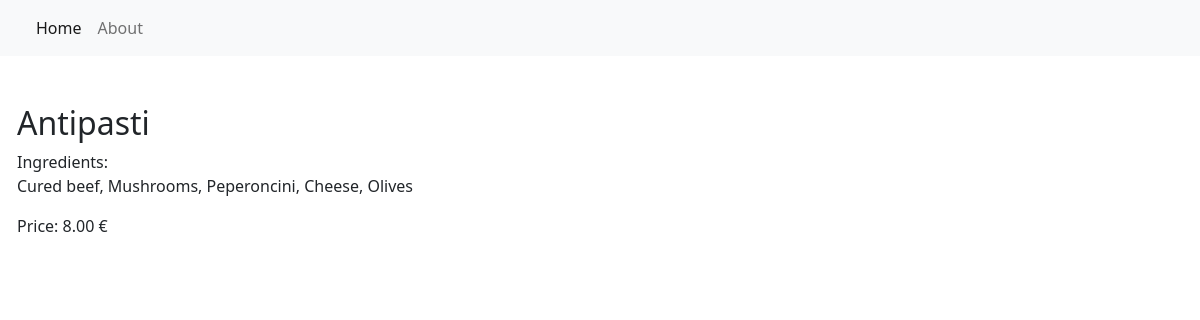
The page /item/7/ on the database its author committed.
### restaurant_menu/models.py (models this page shows, shortened)
class Item(models.Model):
    meal = models.CharField(max_length=500, unique=True)
    description = models.CharField(max_length=2000)
    price = models.DecimalField(max_digits=10, decimal_places=2)
    meal_type = models.CharField(max_length=50, choices=MEAL_TYPE)
    author = models.ForeignKey(User, on_delete=models.PROTECT)
    status = models.IntegerField(choices=STATUS, default=0)
    date_created = models.DateTimeField(auto_now_add=True)
    date_updated = models.DateTimeField(auto_now=True)

### restaurant_menu/views.py (the view)
# urls.py: path("item/<int:pk>/", views.MenuItemDetail.as_view(), name="menu_item"),
class MenuItemDetail(generic.DetailView):
    model = Item
    template_name = "menu_item_detail.html"

### restaurant_menu/templates/menu_item_detail.html
{% extends 'base.html' %}
{% block content %}
    <div class="container" style="margin-left:5px">
        <h2 class="pt-5">{{ item.meal }}</h2>
        <p>Ingredients: <br> {{ item.description }}</p>
        <p>Price: {{ item.price }} €</p>
    </div>
{% endblock  %}

### rows shown on the page
Item: meal "Antipasti", description "Cured beef, Mushrooms, Peperoncini, Cheese, Olives", price "8.00"
